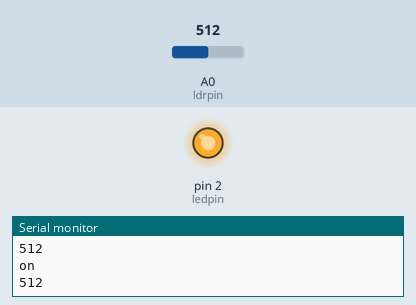
A sketch run on a simulated Arduino Uno, built with avr-gcc and run on an emulated ATmega328P. On the bench: output pins drawn as LEDs (lit = HIGH), the last lines printed to the serial monitor. The inputs (shaded band) are chosen by the test bench; at power-on: A0 (ldrpin) = 512.

Above: at 1.2 s.
1.3 s: A0 (ldrpin) set to 588
2.8 s: A0 (ldrpin) set to 610
At 3.6 s:
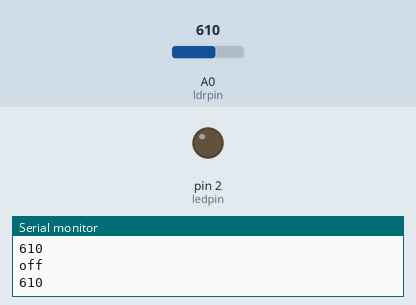
4.4 s: A0 (ldrpin) set to 511
At 5.0 s:
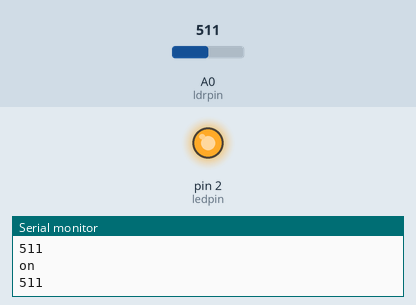
6.0 s: A0 (ldrpin) set to 716
At 6.4 s:
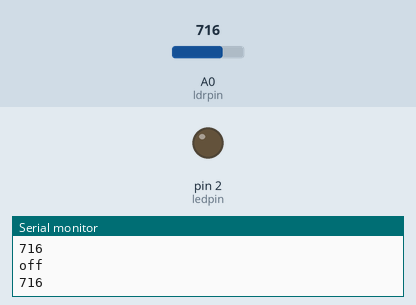
Timing chart, 0 to 8.6 s (numbered marks = the images above; inputs shaded):
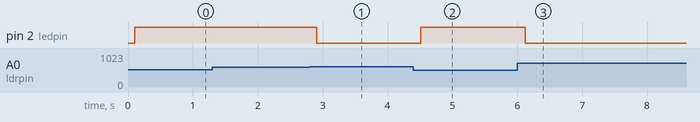

The sketch:

Photoresister_test.ino
```cpp
const int ledpin = 2;
const int ldrpin = A0;
double treshold = 600;


void setup() {
  // put your setup code here, to run once:
Serial.begin(9600);
pinMode(ledpin, OUTPUT);
pinMode(ldrpin, INPUT);
}

void loop() {
  // put your main code here, to run repeatedly:
  int ldrStatus = analogRead(ldrpin);
      Serial.println(ldrStatus);
  delay(100);
  if(ldrStatus<=treshold){
    digitalWrite(ledpin, HIGH);
    Serial.println("on");
  } else {
    digitalWrite(ledpin, LOW);
    Serial.println("off");
  }
}
```

Measured:
- the behaviour switches between 600 and 601 on A0 (ldrpin) (found by bisection; images 0 and 1)
- after the input at 2.8 s, pin 2 (ledpin): HIGH → LOW after 0.11 s
- after the input at 4.4 s, pin 2 (ledpin): LOW → HIGH after 0.12 s
- after the input at 6.0 s, pin 2 (ledpin): HIGH → LOW after 0.12 s
